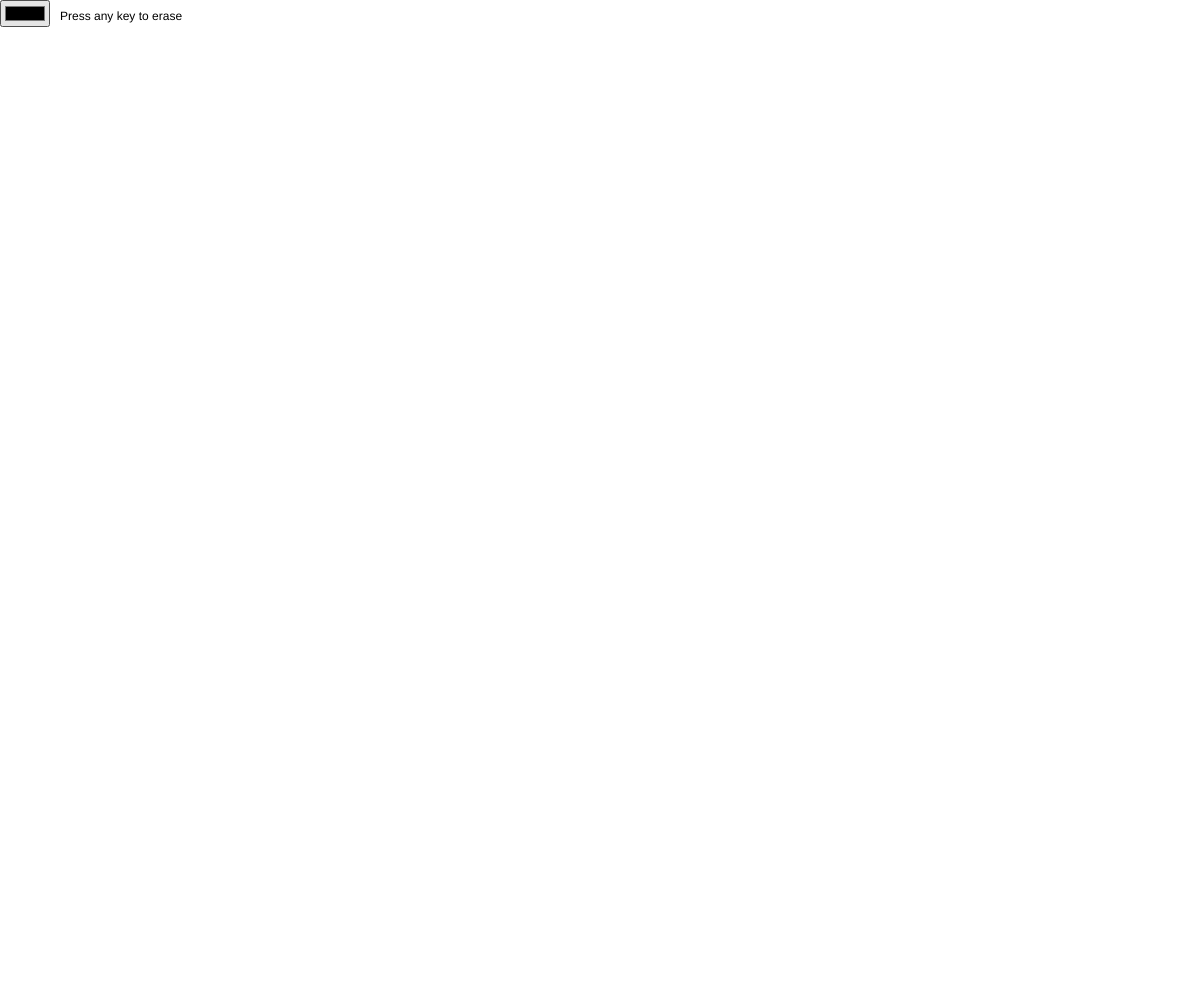
Frame 1 (no input)
Frame 60 (no input): identical to frame 1, image omitted
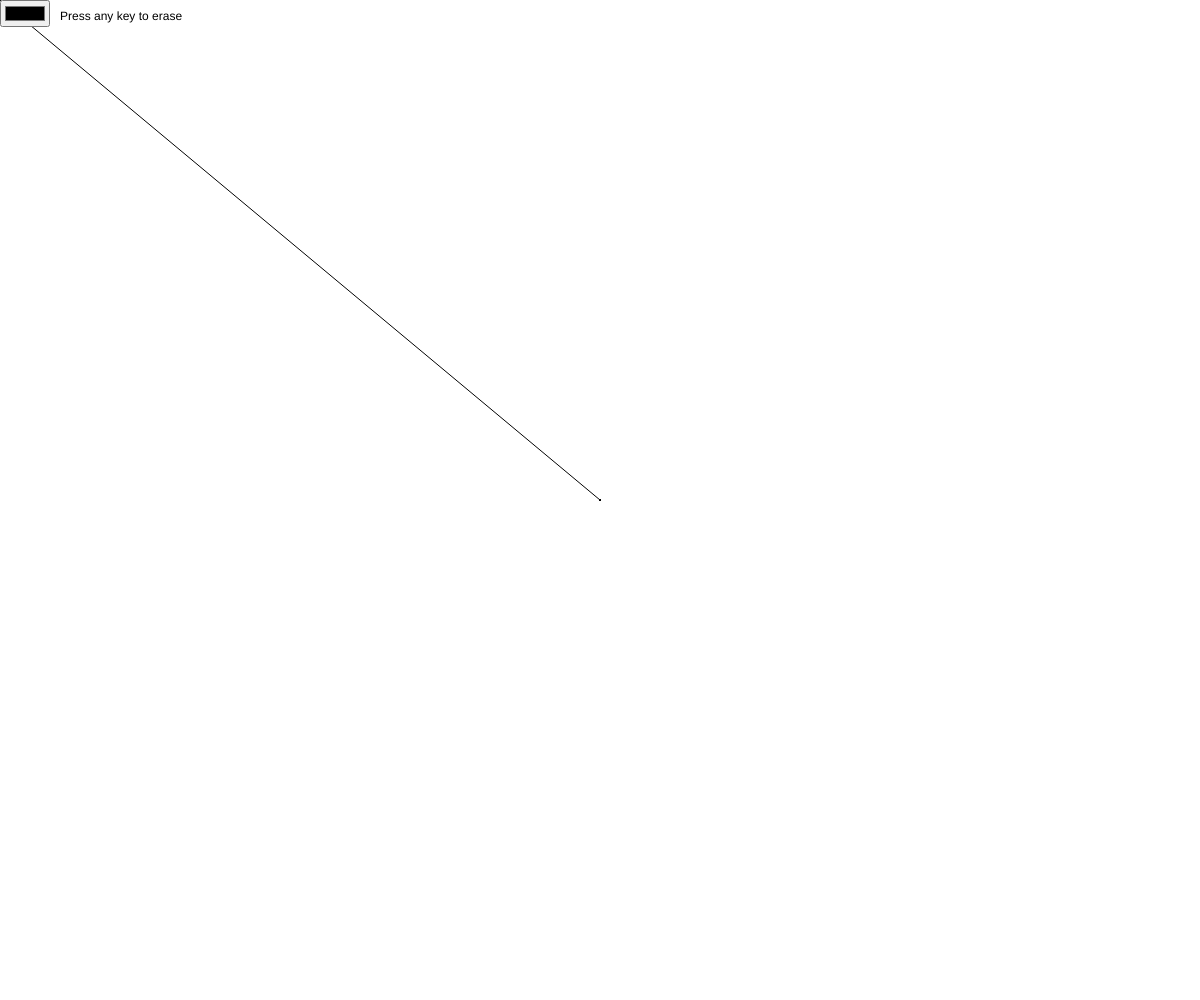
Frame 120 (the mouse pressed at the canvas centre since frame 60)

The p5.js sketch that drew these frames (run headless with seeded random() and noise() and a simulated clock; from frame 60 on, the mouse is pressed at the canvas centre):

// p5.js sketch
// ── sketch.js
let colorPicker;
let eraser;
function setup() {
  createCanvas(windowWidth, windowHeight);
  background(255);
  text('Press any key to erase', 60, 20);
    colorPicker = createColorPicker('#000000');
    colorPicker.position(0, 0)
}


function draw() {
  stroke(colorPicker.color());
  if (mouseY>50 === true) {
    if (mouseIsPressed === true) {
    line(mouseX, mouseY, pmouseX, pmouseY);
  }
    else if (keyIsPressed === true) { 
          noStroke();
          fill('white');
          ellipse(mouseX,mouseY,30,30);
  }
  } 
}
